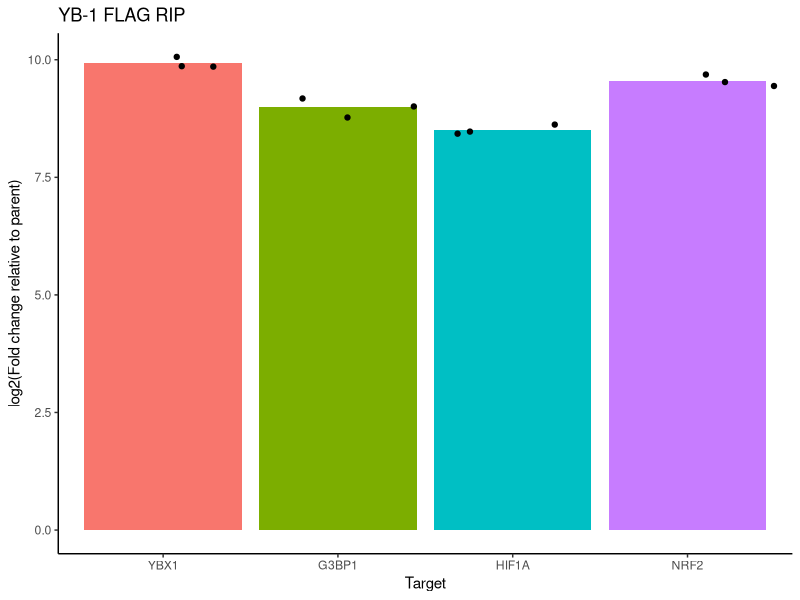
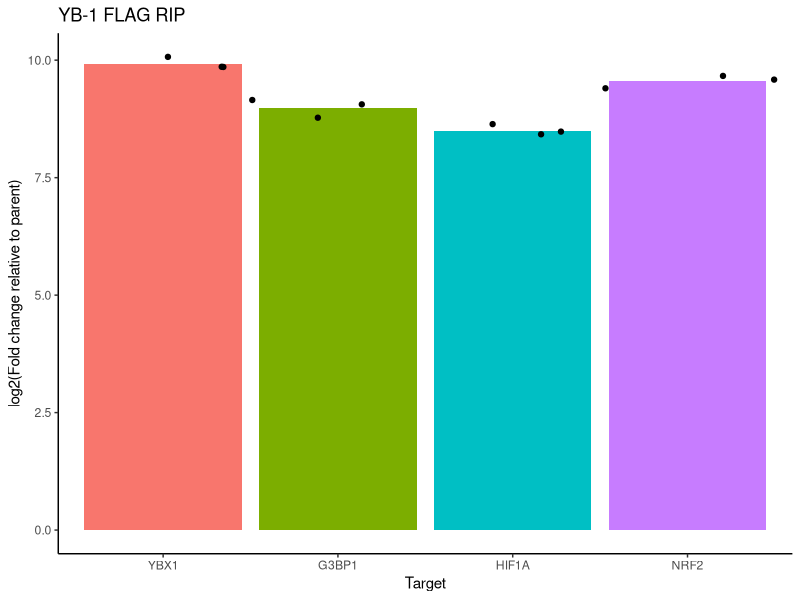

Here is the R script that generated these plots, in order:
## ---- chunk 1
#| message: false
#| warning: false
##########################################################################################
library('tidyverse')
library('RColorBrewer')
library('ggplot2')
## ---- chunk 2
##########################################################################################
generalDatasets = 'C:/Users/chughes/Documents/bccrc/projectsRepository/generalDatasets'
baseWorkspace = 'C:/Users/chughes/Documents/bccrc/projectsWorkspace/sorensenLab/relatedToYbx1'
baseRepository = 'C:/Users/chughes/Documents/bccrc/projectsRepository/sorensenLab/relatedToYbx1'
## ---- chunk 3
##########################################################################################
##make the data table
qpcr = tibble('target' = rep(c('YBX1','G3BP1','HIF1A','NRF2'), each = 3),
              'foldChange' = c(9.84, 9.84, 10.10,
                               8.75, 9.03, 9.19,
                               8.39, 8.49, 8.61,
                               9.43, 9.56, 9.67),
              'replicate' = rep(seq(1,3,1),4)) %>%
  dplyr::mutate(target = factor(target, levels = c('YBX1','G3BP1','HIF1A','NRF2')))

##make the plot
ggplot(qpcr) +
  geom_bar(aes(target, foldChange, fill = target), position = 'dodge', stat = 'summary', fun = 'mean') +
  geom_point(aes(target, foldChange), position = position_jitter(width = 0.5)) +
  labs(x = 'Target', y = 'log2(Fold change relative to parent)', title = 'YB-1 FLAG RIP') +
  theme_classic() +
  theme(legend.position = 'none')
ggsave(paste(baseRepository, '/qpcr20220805_a673HibitRnaIp/barplot_ybx1RipHibitQpcr.pdf', sep = ''),
         height = 2, width = 2, useDingbats = FALSE)

